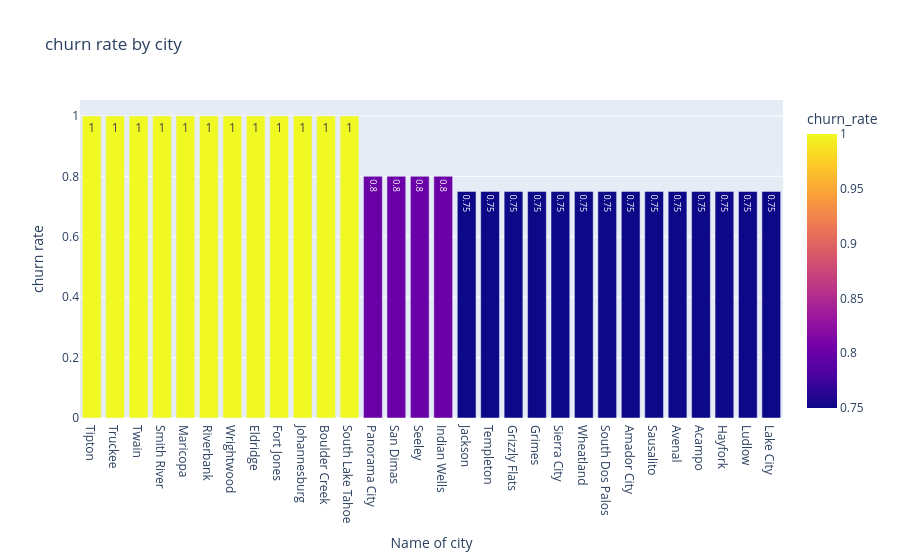

Notebook cell for this chart:
### Code cell
fig = px.bar(City_ChurnLabel.sort_values(by='churn_rate', ascending=False).head(30),
             x='City', y= 'churn_rate', title='churn rate by city', text ='churn_rate', color='churn_rate')
fig.update_layout(
    xaxis_title="Name of city",
    yaxis_title="churn rate"
)
fig.show()

### Figure 1 — Plotly figure (JSON) as saved in the notebook; plotly's stock layout.template omitted (floating-point values rounded to 4 significant figures)
{"data": [{"hovertemplate": "City=%{x}<br>churn_rate=%{marker.color}<extra></extra>", "legendgroup": "", "marker": {"color": [1.0, 1.0, 1.0, 1.0, 1.0, 1.0, 1.0, 1.0, 1.0, 1.0, 1.0, 1.0, 0.8, 0.8, 0.8, 0.8, 0.75, 0.75, 0.75, 0.75, 0.75, 0.75, 0.75, 0.75, 0.75, 0.75, 0.75, 0.75, 0.75, 0.75], "coloraxis": "coloraxis", "pattern": {"shape": ""}}, "name": "", "orientation": "v", "showlegend": false, "text": [1.0, 1.0, 1.0, 1.0, 1.0, 1.0, 1.0, 1.0, 1.0, 1.0, 1.0, 1.0, 0.8, 0.8, 0.8, 0.8, 0.75, 0.75, 0.75, 0.75, 0.75, 0.75, 0.75, 0.75, 0.75, 0.75, 0.75, 0.75, 0.75, 0.75], "textposition": "auto", "type": "bar", "x": ["Tipton", "Truckee", "Twain", "Smith River", "Maricopa", "Riverbank", "Wrightwood", "Eldridge", "Fort Jones", "Johannesburg", "Boulder Creek", "South Lake Tahoe", "Panorama City", "San Dimas", "Seeley", "Indian Wells", "Jackson", "Templeton", "Grizzly Flats", "Grimes", "Sierra City", "Wheatland", "South Dos Palos", "Amador City", "Sausalito", "Avenal", "Acampo", "Hayfork", "Ludlow", "Lake City"], "xaxis": "x", "y": [1.0, 1.0, 1.0, 1.0, 1.0, 1.0, 1.0, 1.0, 1.0, 1.0, 1.0, 1.0, 0.8, 0.8, 0.8, 0.8, 0.75, 0.75, 0.75, 0.75, 0.75, 0.75, 0.75, 0.75, 0.75, 0.75, 0.75, 0.75, 0.75, 0.75], "yaxis": "y"}], "layout": {"barmode": "relative", "coloraxis": {"colorbar": {"title": {"text": "churn_rate"}}, "colorscale": [[0, "#0d0887"], [0.1111, "#46039f"], [0.2222, "#7201a8"], [0.3333, "#9c179e"], [0.4444, "#bd3786"], [0.5556, "#d8576b"], [0.6667, "#ed7953"], [0.7778, "#fb9f3a"], [0.8889, "#fdca26"], [1, "#f0f921"]]}, "legend": {"tracegroupgap": 0}, "title": {"text": "churn rate by city"}, "xaxis": {"anchor": "y", "domain": [0, 1], "title": {"text": "Name of city"}}, "yaxis": {"anchor": "x", "domain": [0, 1], "title": {"text": "churn rate"}}}}
